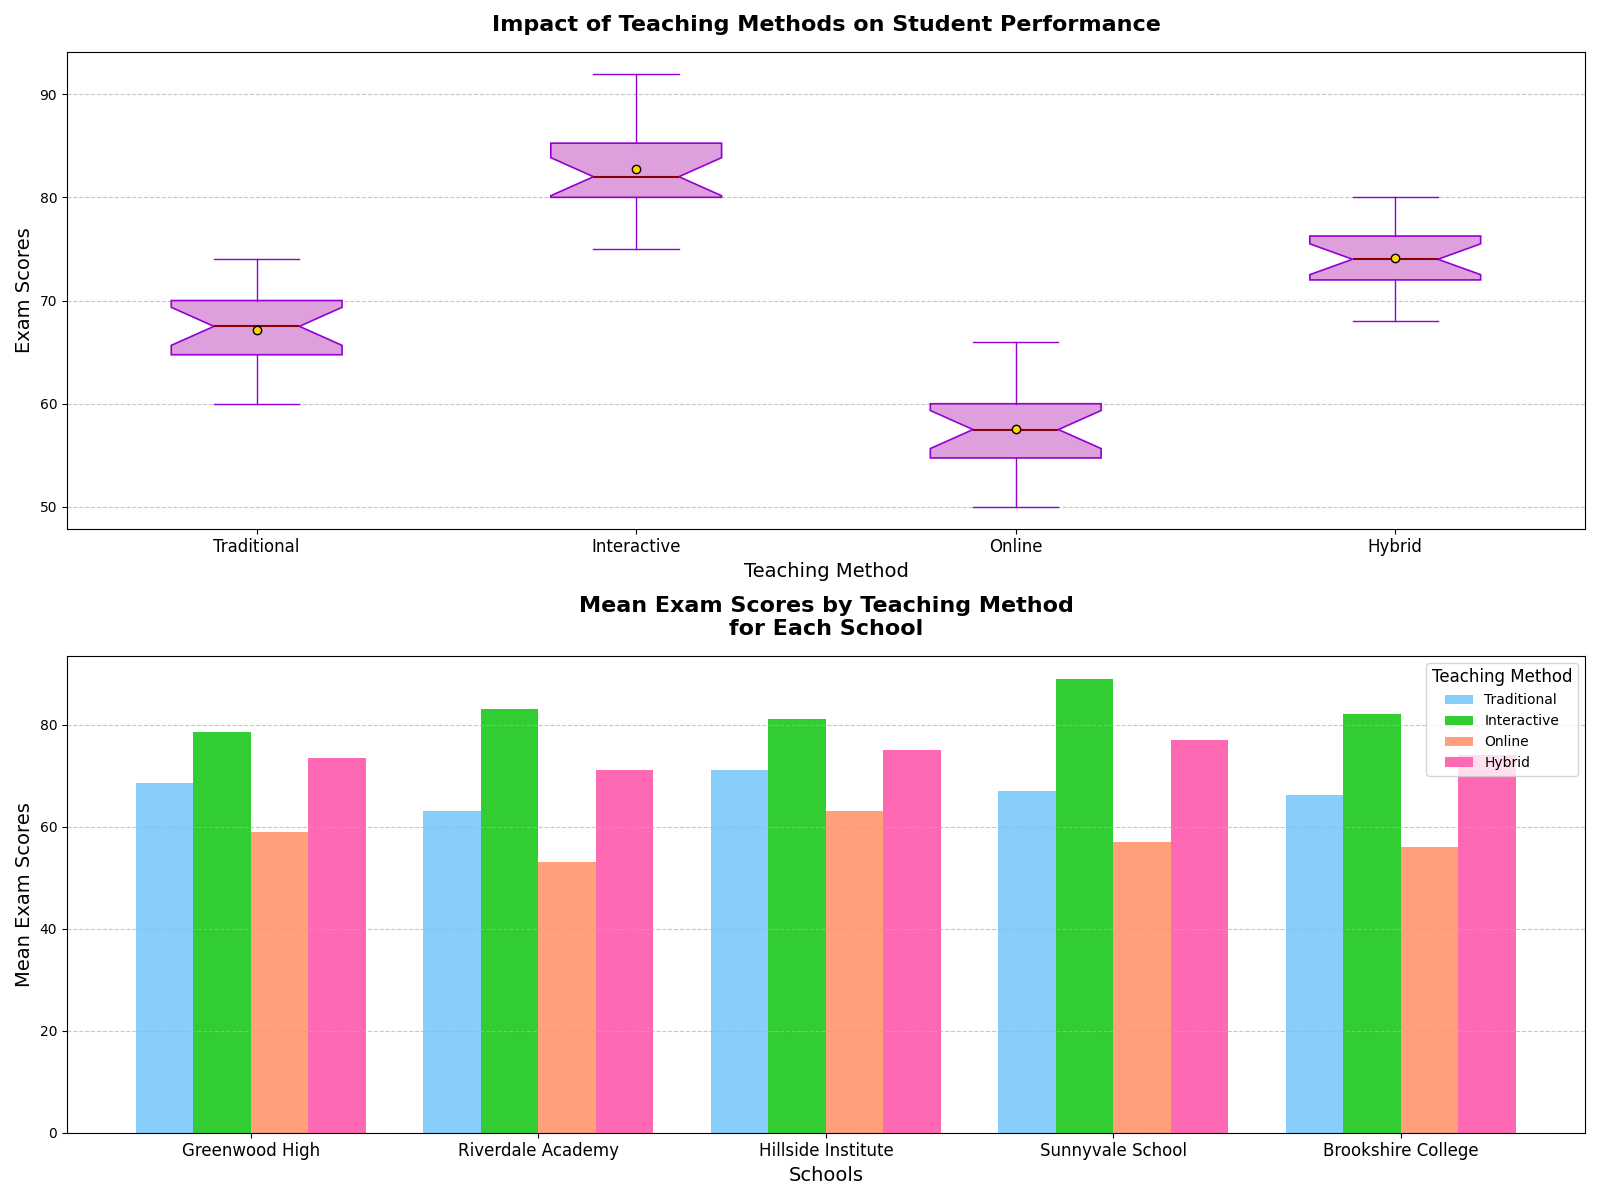

This chart was generated by the following Python code:
import matplotlib.pyplot as plt
import numpy as np

# Define school names including the new school
schools = ["Greenwood High", "Riverdale Academy", "Hillside Institute", "Sunnyvale School", "Brookshire College"]
methods = ["Traditional", "Interactive", "Online", "Hybrid"]

# Defined exam score data, adding Brookshire College
greenwood_scores = [
    [65, 67, 70, 72],  # Traditional
    [75, 77, 80, 82],  # Interactive
    [55, 58, 60, 63],  # Online
    [70, 72, 75, 77]   # Hybrid
]

riverdale_scores = [
    [60, 62, 64, 66],  # Traditional
    [80, 82, 84, 86],  # Interactive
    [50, 52, 54, 56],  # Online
    [68, 70, 72, 74]   # Hybrid
]

hillside_scores = [
    [68, 70, 72, 74],  # Traditional
    [78, 80, 82, 84],  # Interactive
    [60, 62, 64, 66],  # Online
    [72, 74, 76, 78]   # Hybrid
]

sunnyvale_scores = [
    [64, 66, 68, 70],  # Traditional
    [86, 88, 90, 92],  # Interactive
    [54, 56, 58, 60],  # Online
    [74, 76, 78, 80]   # Hybrid
]

brookshire_scores = [
    [62, 65, 68, 70],  # Traditional
    [79, 81, 83, 85],  # Interactive
    [53, 55, 57, 59],  # Online
    [71, 73, 75, 77]   # Hybrid
]

# Group data by teaching method for boxplot
traditional_scores = greenwood_scores[0] + riverdale_scores[0] + hillside_scores[0] + sunnyvale_scores[0] + brookshire_scores[0]
interactive_scores = greenwood_scores[1] + riverdale_scores[1] + hillside_scores[1] + sunnyvale_scores[1] + brookshire_scores[1]
online_scores = greenwood_scores[2] + riverdale_scores[2] + hillside_scores[2] + sunnyvale_scores[2] + brookshire_scores[2]
hybrid_scores = greenwood_scores[3] + riverdale_scores[3] + hillside_scores[3] + sunnyvale_scores[3] + brookshire_scores[3]

# Set up the plot with multiple subplots
fig, axes = plt.subplots(nrows=2, ncols=1, figsize=(16, 12))

# Subplot 1: Distribution of scores by teaching methods
ax1 = axes[0]
data = [traditional_scores, interactive_scores, online_scores, hybrid_scores]
method_labels = ["Traditional", "Interactive", "Online", "Hybrid"]

bp = ax1.boxplot(data, patch_artist=True, showmeans=True, notch=True,
                 boxprops=dict(facecolor="#DDA0DD", color="#9400D3", linewidth=1.2), 
                 medianprops=dict(color="#8B0000", linewidth=1.5),
                 meanprops=dict(marker='o', markeredgecolor='black', markerfacecolor='#FFD700'),
                 whiskerprops=dict(color="#9400D3"), capprops=dict(color="#9400D3"))

ax1.set_title("Impact of Teaching Methods on Student Performance", fontsize=16, fontweight='bold', pad=15)
ax1.set_xlabel("Teaching Method", fontsize=14)
ax1.set_ylabel("Exam Scores", fontsize=14)
ax1.set_xticklabels(method_labels, fontsize=12)
ax1.yaxis.grid(True, linestyle='--', alpha=0.7)

# Subplot 2: Comparison of mean scores by school for each method
ax2 = axes[1]
mean_scores = [
    [np.mean(greenwood_scores[0]), np.mean(riverdale_scores[0]), np.mean(hillside_scores[0]), np.mean(sunnyvale_scores[0]), np.mean(brookshire_scores[0])],
    [np.mean(greenwood_scores[1]), np.mean(riverdale_scores[1]), np.mean(hillside_scores[1]), np.mean(sunnyvale_scores[1]), np.mean(brookshire_scores[1])],
    [np.mean(greenwood_scores[2]), np.mean(riverdale_scores[2]), np.mean(hillside_scores[2]), np.mean(sunnyvale_scores[2]), np.mean(brookshire_scores[2])],
    [np.mean(greenwood_scores[3]), np.mean(riverdale_scores[3]), np.mean(hillside_scores[3]), np.mean(sunnyvale_scores[3]), np.mean(brookshire_scores[3])]
]

x = np.arange(len(schools))  # label locations
width = 0.2  # width of the bars

ax2.bar(x - 1.5*width, mean_scores[0], width, label='Traditional', color='#87CEFA')
ax2.bar(x - 0.5*width, mean_scores[1], width, label='Interactive', color='#32CD32')
ax2.bar(x + 0.5*width, mean_scores[2], width, label='Online', color='#FFA07A')
ax2.bar(x + 1.5*width, mean_scores[3], width, label='Hybrid', color='#FF69B4')

ax2.set_title("Mean Exam Scores by Teaching Method\nfor Each School", fontsize=16, fontweight='bold', pad=15)
ax2.set_xlabel('Schools', fontsize=14)
ax2.set_ylabel('Mean Exam Scores', fontsize=14)
ax2.set_xticks(x)
ax2.set_xticklabels(schools, fontsize=12)
ax2.legend(title='Teaching Method', fontsize=10, title_fontsize=12)
ax2.yaxis.grid(True, linestyle='--', alpha=0.7)

plt.tight_layout()
plt.show()
